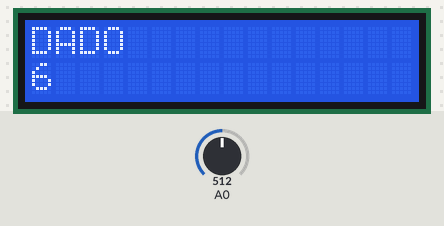
This sketch was run on a simulated Arduino Uno, built with avr-gcc and run on an emulated ATmega328P. Parts: 16×2 character LCD. The test bench sets the inputs (shaded band); at power-on: A0 = 512. Random numbers use the default seed unless the sketch sets one.

Above: at 1.2 s.
1.3 s: A0 set to 390
At 2.2 s:
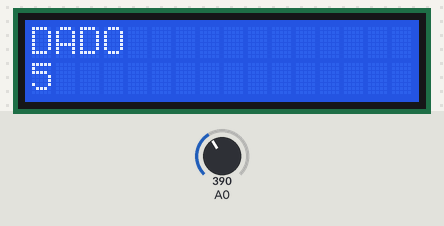
3.8 s: A0 set to 70
At 4.6 s:
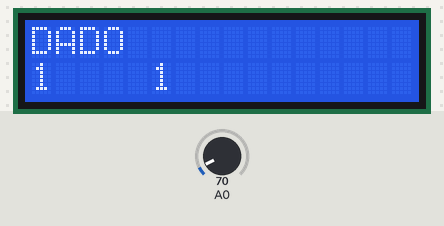
5.3 s: A0 set to 90
At 6.2 s:
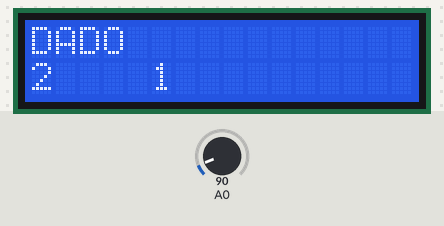
Timing chart, 0 to 8.3 s (numbered marks = the images above; inputs shaded):
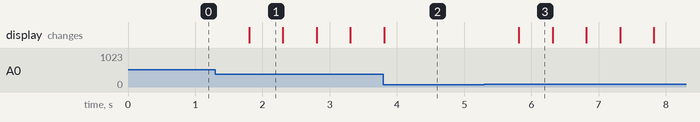

Measured:
- after the input at 1.3 s, the display: changes after 0.50 s (image 1)
- after the input at 5.3 s, the display: changes after 0.52 s (image 3)
- what the display in image 1 shows lasts 0.5 s, from 1.8 s to 2.3 s

The sketch:

Display.ino
```cpp
#include <LiquidCrystal.h> //INCLUSÃO DE BIBLIOTECA

LiquidCrystal lcd(8, 9, 4, 5, 6, 7); //PORTAS DO ARDUINO QUE SÃO UTILIZADAS PELO SHIELD KEYPAD DISPLAY LCD

int lados = 6;
int aux;


void setup(){
 lcd.begin(16,2); //SETA A QUANTIDADE DE COLUNAS(16) E O NÚMERO DE LINHAS(2) DO DISPLAY. EM SUMA: UMA MATRIZ DE 16 COLUNAS E 2 LINHAS
 lcd.setCursor(0,0); //SETA A POSIÇÃO EM QUE O CURSOR INCIALIZA(LINHA 1)
 lcd.print("DADO"); //ESCREVE A FRASE "APERTOU A TECLA" NA PRIMEIRA LINHA DO DISPLAY LCD
}

void loop(){
 lcd.setCursor(0,1); //SETA A POSIÇÃO EM QUE O CURSOR RECEBE O TEXTO A SER MOSTRADO(LINHA 2)
 lcd.print (       lados       );  //ESCREVE NO LCD O TEXTO
 lcd.print ("    ");
 if ((analogRead(0)) < 80) { //SE A LEITURA DO PINO FOR MENOR QUE 80, FAZ
  aux = random(1,lados);
  lcd.print(aux);
  lcd.print ("            ");
  delay(500);

 //   lcd.print ("    DIREITA    "); //ESCREVE NO LCD O TEXTO
 }
 else if ((analogRead(0)) < 200) { //SE A LEITURA DO PINO FOR MENOR QUE 200, FAZ
  lados = lados + 1;
  delay(500);
  //lcd.print (       aux        );  //ESCREVE NO LCD O TEXTO
 }
 else if ((analogRead(0)) < 400){ //SE A LEITURA DO PINO FOR MENOR QUE 400, FAZ
  lados = lados - 1;
  delay(500);
  //lcd.print (       aux        ); //ESCREVE NO LCD O TEXTO
 }
 else if ((analogRead(0)) < 600){ //SE A LEITURA DO PINO FOR MENOR QUE 600, FAZ
 // lcd.print ("    Emilia   "); //ESCREVE NO LCD O TEXTO
 }
 else if ((analogRead(0)) < 800){ //SE A LEITURA DO PINO FOR MENOR QUE 800, FAZ
  //lcd.print ("     SELECT    "); //ESCREVE NO LCD O TEXTO
 }
}
```
